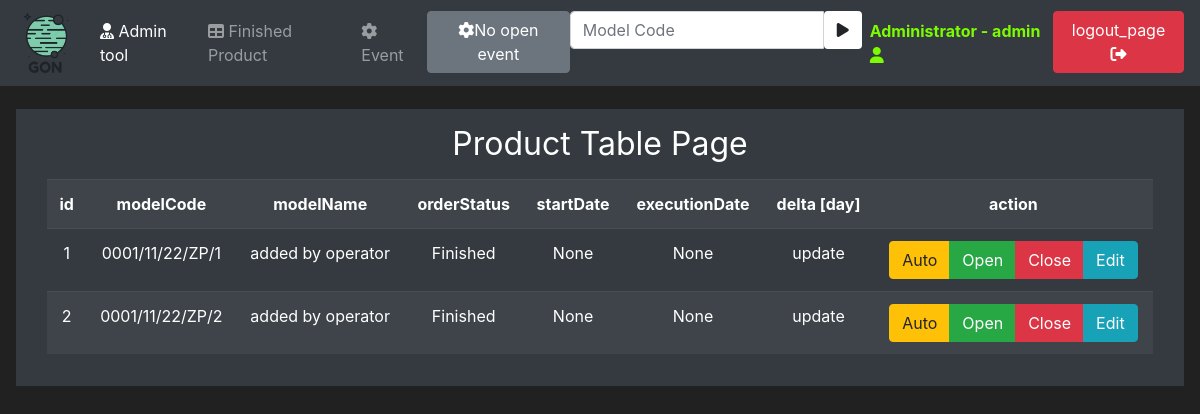
The page /productTable (signed in) on the database its author committed.
### mainApp/models/user.py (models this page shows, shortened)
class User(UserMixin, db.Model):
    id = db.Column(db.Integer, primary_key=True, unique=True)
    username = db.Column(db.String(100), unique=True)
    password_hash = db.Column(db.String())
    email_address = db.Column(db.String())
    role = db.Column(db.Integer)

### mainApp/models/product.py (models this page shows, shortened)
class Product(db.Model):
    id = db.Column(db.Integer, primary_key=True)
    modelCode = db.Column(db.String(20), unique=True)
    modelName = db.Column(db.String(20))
    orderStatus = db.Column(db.String(20))
    startDate = db.Column(db.Integer)
    executionDate = db.Column(db.Integer)

### mainApp/products/products.py (the view, shortened to what this page needs)
@app.route('/productTable', methods=['GET', 'POST'])
@login_required
def product_table_page():
    productCloseStatusForm = ProductCloseStatusForm()
    productOpenStatusForm = ProductOpenStatusForm()
    productAutoStatusForm = ProductAutoStatusForm()
    productEditForm = ProductEditForm()
    products = Product.query.all()
    for product in products:
        product.delta = "update"
        if product.startDate:
            product.delta = round(
                (product.executionDate - product.startDate)/86400, 1)
            product.startDate = datetime.fromtimestamp(product.startDate)
            product.executionDate = datetime.fromtimestamp(
                product.executionDate)
        else:
            product.delta = "update"
    openEvents = openEventsCounter()
    return render_template('productTable.html', products=products, productOpenStatusForm=productOpenStatusForm, productCloseStatusForm=productCloseStatusForm, productAutoStatusForm=productAutoStatusForm, productEditForm=productEditForm, openEvents=openEvents)

### mainApp/products/forms.py
class ProductCloseStatusForm(FlaskForm):
    submit = SubmitField(label="Set Close Status")

class ProductOpenStatusForm(FlaskForm):
    submit = SubmitField(label="Set Open Status")

### mainApp/events/events.py (called while the page is built)
def openEventsCounter():
    openEventCounter = 0
    activEventsList = Event.query.filter(Event.endDate == None)
    for activEventList in activEventsList:
        openEventCounter += 1
    return openEventCounter

### mainApp/models/user.py (called while the page is built)
@login_manager.user_loader
def load_user(user_id):
    return User.query.get(int(user_id))

### mainApp/templates/productTable.html (shortened to what this page needs)
{% extends 'base.html' %}
{% block content %}
<div class="text-center">
    <h1 class="h2 mb-3 font-weight-normal">{{ _('Product Table Page')}}</h1>
    <div class="container">
        <div class="table-responsive">
            <table class="table table-striped table-dark" style="width: 100%">
                <tr>
                    <th>id</th>
                    <th>modelCode</th>
                    <th>modelName</th>
                    <th>orderStatus</th>
                    <th>startDate</th>
                    <th>executionDate</th>
                    <th>delta [day]</th>
                    <th>action</th>
                </tr>
                {% for product in products %}
                <tr>
                    <td>{{product.id}}</td>
                    <td>{{product.modelCode}}</td>
                    <td>{{product.modelName}}</td>
                    <td>{{product.orderStatus}}</td>
                    <td>{{product.startDate}}</td>
                    <td>{{product.executionDate}}</td>
                    <td>{{product.delta}}</td>
                    <td>
                        <div class="btn-group">
                        <button class="btn btn-outline btn-warning" data-toggle="modal"
                            data-target="#Modal-Auto-{{product.id}}">Auto </button>
                        <button class="btn btn-outline btn-success" data-toggle="modal"
                            data-target="#Modal-Open-{{product.id}}">Open</button>
                        <button class="btn btn-outline btn-danger" data-toggle="modal"
                            data-target="#Modal-Close-{{product.id}}">Close</button>
                        <button class="btn btn-outline btn-info" data-toggle="modal"
                            data-target="#Modal-Edit-{{product.id}}">Edit </button>
                        </div>
                    </td>
                </tr>
                {% endfor %}
            </table>
        </div>
    </div>
</div>
{% endblock %}

### mainApp/templates/base.html (shortened to what this page needs)
<!doctype html>
<html lang="en">
<head>
   <link rel="stylesheet" href="https://cdn.jsdelivr.net/npm/bootstrap@4.5.3/dist/css/bootstrap.min.css"
>
   <link rel="stylesheet" href="https://cdnjs.cloudflare.com/ajax/libs/font-awesome/4.7.0/css/font-awesome.min.css">
</head>
<body>
   <nav class="navbar navbar-expand-md navbar-dark bg-dark fixed-top">
      <a class="navbar-brand" href="{{url_for('home_page')}}"><img src="/static/LogoBIG.png" alt="..." height="60"
            class="d-inline-block"></a>
      <div class="collapse navbar-collapse" id="navbarNav">
         <ul class="navbar-nav mr-auto">
            {% if current_user.role == "admin"%}
            <li class="dropdown "><a class="nav-link active" data-toggle="dropdown" href="#"><i class='fa fa-user-md'></i> {{ _('Admin tool')}}</a>
             </li>
            {% endif %}
            {% if current_user.is_authenticated %}
            <li class="nav-item">
               <a class="nav-link" href="{{url_for('product_finished_table_page')}}"><i class='fa fa-table'></i> {{ _('Finished Product')}}</a>
            </li>
            <li class="nav-item">
               <a class="nav-link" href="{{url_for('event_start_stop_page')}}"><i class='fa fa-cog'></i> {{ _('Event')}}</a>
            </li>
            {% if openEvents == 0%}
            <li class="nav-item">
               <a class="btn btn-secondary navbar-btn" href="#"><i class='fa fa-cog'></i>{{ _('No open event')}}</a>
            </li>
            {% else %}
            <li class="nav-item">
               <a class="btn btn-danger navbar-btn" href="{{url_for('event_all_stop_page')}}"><i class='fa fa-hand-paper-o'></i><i class='fa fa-cog fa-spin'></i>
                  {{ _('Force STOP')}}: {{openEvents}} {{ _('event')}}</a>
            </li>
            {% endif %}
            <form method="POST" class="navbar-form navbar-left" action="{{url_for('active_product_page')}}">
               <div class="input-group">
                  <input type="text" class="form-control" placeholder="Model Code" name="modelCode" autofocus="autofocus">
                  <div class="input-group-btn">
                     <button class="btn btn-default bg-white" type="submit">
                        <i class="fa fa-play"></i>
                     </button>
                  </div>
               </div>
            </form>
            {% endif %}
         </ul>
         {% if current_user.is_authenticated %}
         <ul class="navbar-nav">
            <li class="nav-item">
               <a class="nav-link" style="color: lawngreen; font-weight: bold" href="#">{{current_user.username}}
                   - {{ current_user.role }} <i class='fa fa-user'></i></a>
            </li>
            <li class="nav-item">
               <a class="btn btn-danger navbar-btn" href="{{url_for('logout_page')}}">{{ _('logout_page')}} <i
                     class='fa fa-sign-out'></i></a>
            </li>
         </ul>
         {% endif %}
      </div>
   </nav>
   <br>
   <div class="position-relative overflow-hidden p-3 p-md-3 m-md-3 text-center bg-dark" style="color:white">
      {% block content %}
      {% endblock %}
   </div>
</body>
</html>

### mainApp/templates/base.html (style rules this page uses)
body { background-color: #212121; color: white }

### rows shown on the page
User: username "Administrator", role "admin"
Product: id "1", modelCode "0001/11/22/ZP/1", modelName "added by operator", orderStatus "Finished", startDate "None", executionDate "None", delta "update"
Product: id "2", modelCode "0001/11/22/ZP/2", modelName "added by operator", orderStatus "Finished", startDate "None", executionDate "None", delta "update"
